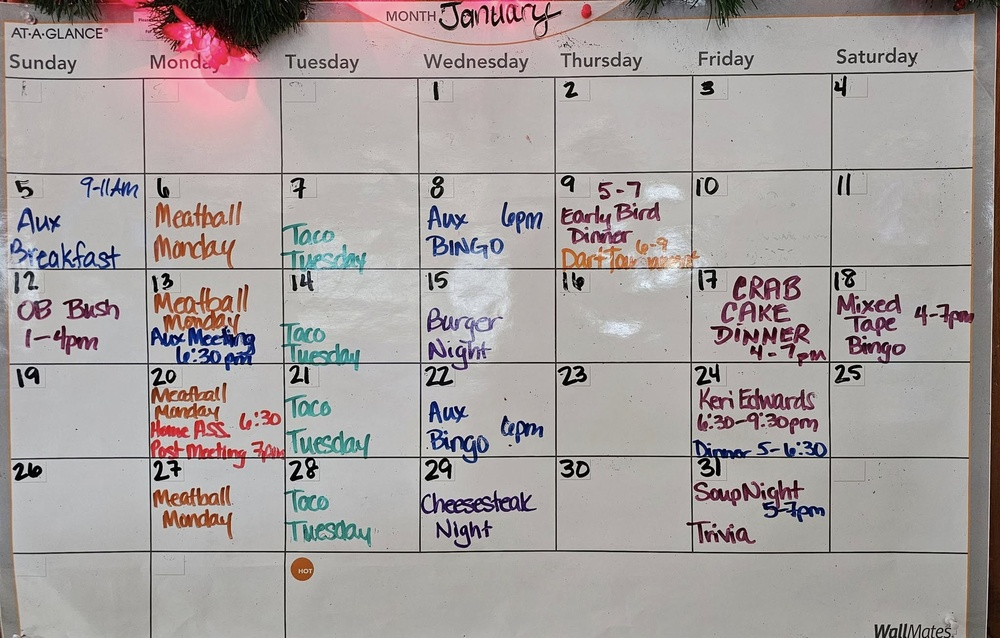
#> input picture calendar.jpg, 1000 x 638 px, shrunk from 2048 x 1306 before the run
$ python digitize-calendar-4.py
#> lines starting #> are read from the running program, lines starting #| are printed output that depends on the picture; after the words box and inside, x2 and y2 are one past the last pixel; in counts of white or black regions, pixels touching at a corner belong together
import cv2
import numpy as np
import pytesseract
import os
import json

# Path to the folder where day images are saved
days_folder = 'days'

# Clear out the 'days' folder before starting
if os.path.exists(days_folder):
    for filename in os.listdir(days_folder):
        file_path = os.path.join(days_folder, filename)
        if os.path.isfile(file_path):
            os.remove(file_path)
else:
    os.makedirs(days_folder)

# Load the image
img = cv2.imread('calendar.jpg')
#> img is the input picture: shape (638, 1000, 3); mean B, G, R 158.7, 159.8, 166.9
gray = cv2.cvtColor(img, cv2.COLOR_BGR2GRAY)
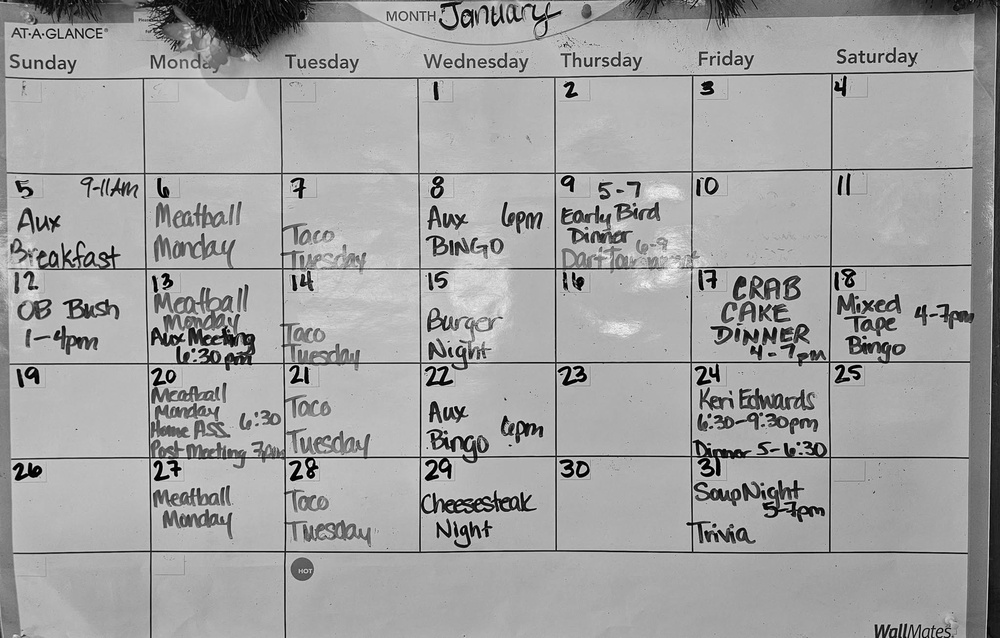
#> gray: shape (638, 1000); min 0, max 252, mean 161.8

# Threshold to get binary image
thresh = cv2.adaptiveThreshold(gray, 255,
                                cv2.ADAPTIVE_THRESH_MEAN_C,
                                cv2.THRESH_BINARY_INV, 15, 10)
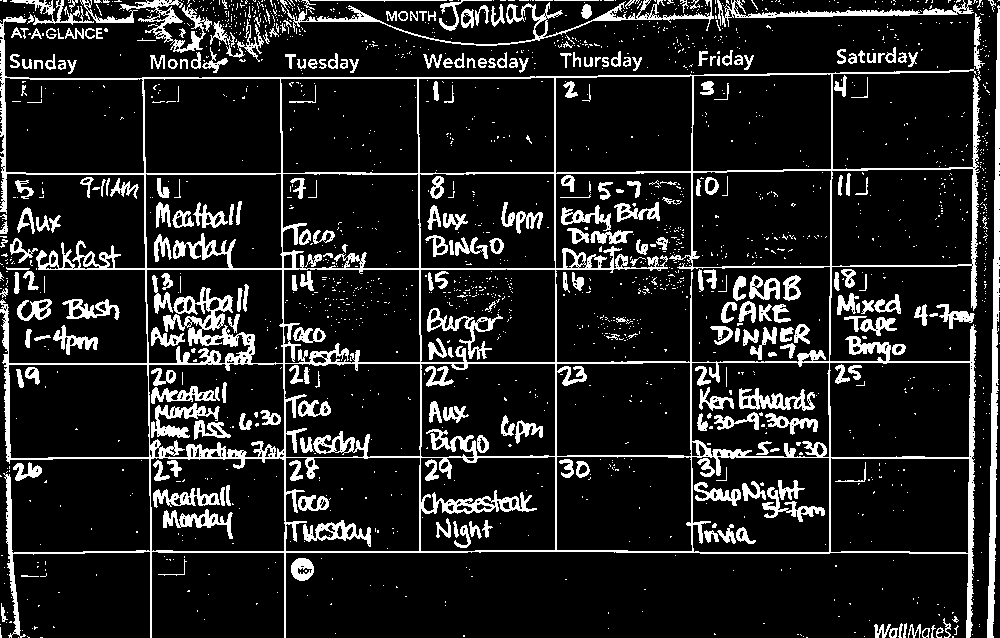
#> thresh: shape (638, 1000); 13.5% white; 1850 white regions (1555 under 20 px), largest, box (x1, y1, x2, y2) and area: (0, 16, 981, 638) 34166, (987, 5, 1000, 638) 3481, (280, 0, 714, 46) 2164

# Detect horizontal lines
horizontal_kernel = cv2.getStructuringElement(cv2.MORPH_RECT, (40, 1))
detect_horizontal = cv2.erode(thresh, horizontal_kernel, iterations=2)
#> detect_horizontal: shape (638, 1000); 1.1% white in thin lines or dots, all inside (x1, y1, x2, y2) = (42, 0, 938, 554)
horizontal_lines = cv2.dilate(detect_horizontal, horizontal_kernel, iterations=2)
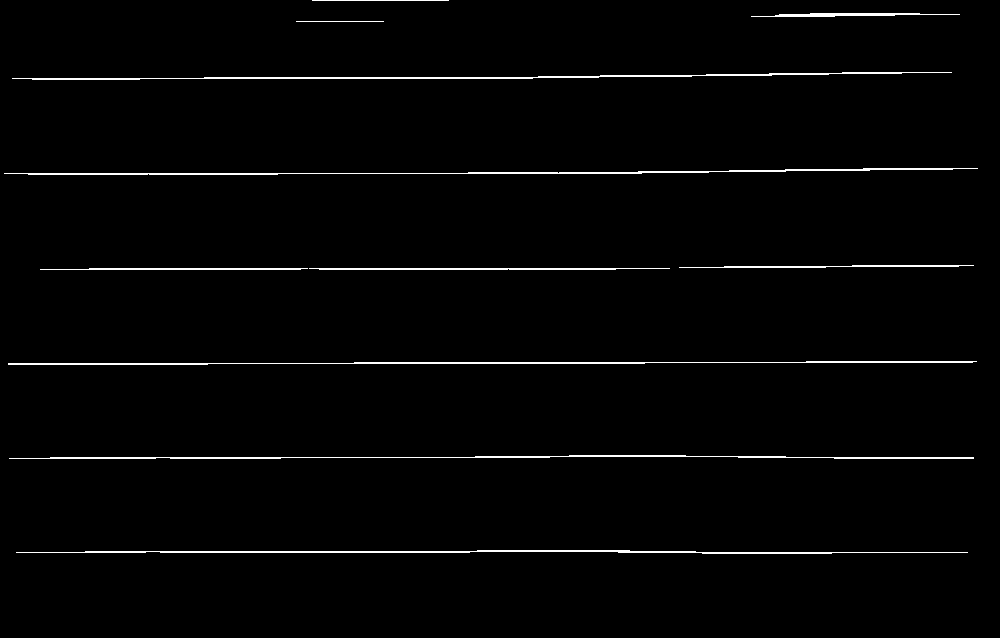
#> horizontal_lines: shape (638, 1000); 1.7% white in thin lines or dots, all inside (x1, y1, x2, y2) = (4, 0, 978, 554)

# Detect vertical lines
vertical_kernel = cv2.getStructuringElement(cv2.MORPH_RECT, (1, 40))
detect_vertical = cv2.erode(thresh, vertical_kernel, iterations=2)
#> detect_vertical: shape (638, 1000); 1% white; 24 white regions (5 under 20 px), largest, box (x1, y1, x2, y2) and area: (988, 45, 1000, 638) 2319, (967, 364, 974, 638) 698, (554, 116, 557, 514) 695
vertical_lines = cv2.dilate(detect_vertical, vertical_kernel, iterations=2)
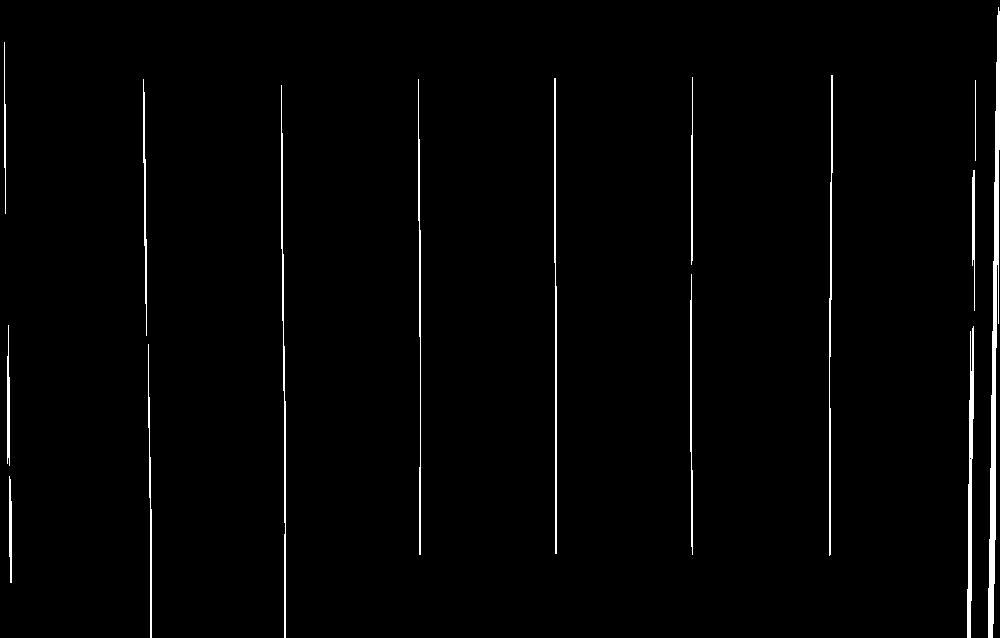
#> vertical_lines: shape (638, 1000); 1.7% white; 15 white regions, largest, box (x1, y1, x2, y2) and area: (988, 7, 1000, 638) 3055, (967, 326, 974, 638) 1201, (281, 85, 286, 638) 1007

# Combine lines
grid = cv2.addWeighted(horizontal_lines, 0.5, vertical_lines, 0.5, 0.0)
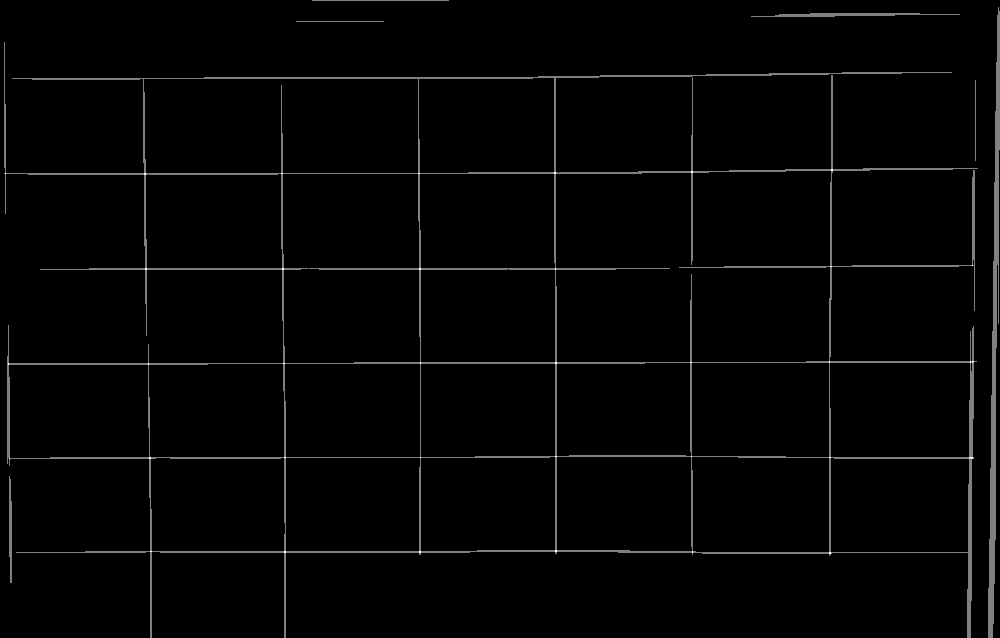
#> grid: shape (638, 1000); min 0, max 255, mean 4.3

# Find intersections
intersections = cv2.bitwise_and(horizontal_lines, vertical_lines)
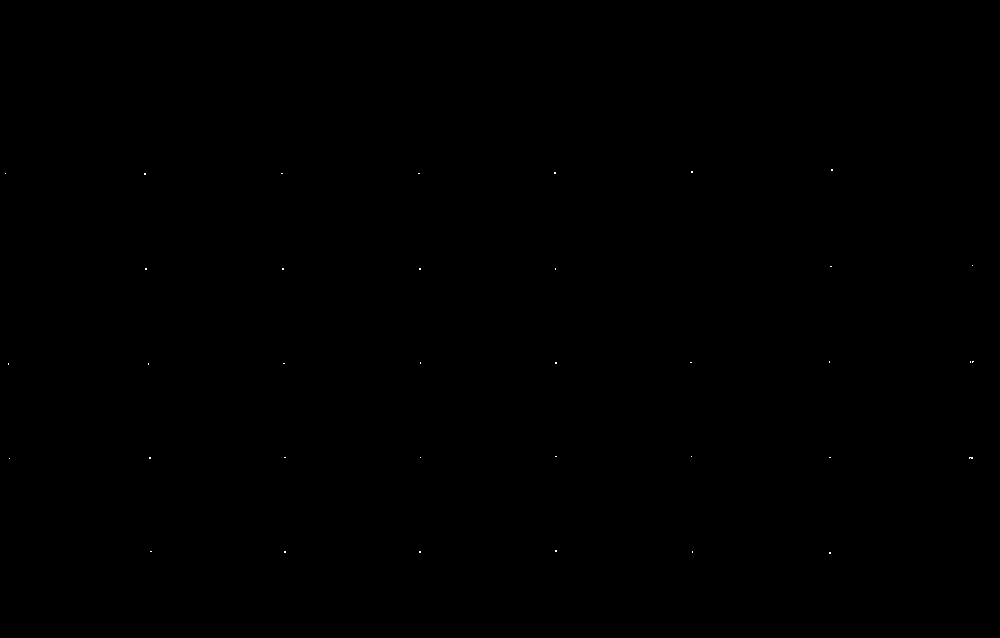
#> intersections: shape (638, 1000); 0.02% white in thin lines or dots, all inside (x1, y1, x2, y2) = (5, 169, 974, 554)

# Find intersection points
contours, _ = cv2.findContours(intersections, cv2.RETR_EXTERNAL, cv2.CHAIN_APPROX_SIMPLE)
#> contours = 36 contours, all with area under 20

# Get centers of intersection points
centers = []
for cnt in contours:
    x, y, w, h = cv2.boundingRect(cnt)
    centers.append((x + w//2, y + h//2))
#> this loop made 36 passes
#> (cnt, x, y, w, h) on passes 1, 2, 3, 4, 5, 6, 9, 11, 12, 14: ([[829, 552], [829, 553], [830, 553], [830, 552]], 829, 552, 2, 2), ([[692, 551], [692, 552]], 692, 551, 1, 2), ([[419, 551], [419, 552], [420, 552], [420, 551]], 419, 551, 2, 2), ([[284, 551], [284, 552], [285, 552], [285, 551]], 284, 551, 2, 2), ([[150, 551], [151, 551]], 150, 551, 2, 1), ([[555, 550], [555, 551], [556, 551], [556, 550]], 555, 550, 2, 2), ([[829, 457], [830, 457]], 829, 457, 2, 1), ([[284, 457], [285, 457]], 284, 457, 2, 1), ([[149, 457], [149, 458], [150, 458], [150, 457]], 149, 457, 2, 2), ([[555, 456], [556, 456]], 555, 456, 2, 1)
#> (x, y, w, h) on passes 7, 8, 10, 13, 29, 33: (9, 458, 1, 1), (969, 457, 4, 2), (420, 457, 1, 1), (691, 456, 1, 1), (972, 265, 1, 1), (5, 173, 1, 1)
#> after the loop, centers = 36 pairs, first value 5 to 973, second value 170 to 553

# Sort centers
centers = sorted(centers, key=lambda c: (c[1], c[0]))  # sort by y, then x

# Group centers by rows
tolerance = 20  # pixels
rows = []
current_row = []
for center in centers:
    if not current_row:
        current_row.append(center)
    else:
        if abs(center[1] - current_row[-1][1]) < tolerance:
            current_row.append(center)
        else:
            rows.append(current_row)
            current_row = [center]
#> this loop made 36 passes
#> current_row on passes 8, 14, 23, 31: [(972, 265)], [(691, 362)], [(556, 456)], [(151, 551)]
#> center on passes 1 to 6: (832, 170), (692, 172), (5, 173), (282, 173), (419, 173), (555, 173)
#> after the loop, rows = 4 items
if current_row:
    rows.append(current_row)

# Sort each row by x
for row in rows:
    row.sort(key=lambda c: c[0])
#> this loop made 5 passes

# Now slice each cell
calendar_data = {"days": []}
day_num = 1

# You have (n-1) cells per (n) points
for i in range(len(rows) - 1):
    min_length = min(len(rows[i]), len(rows[i+1])) - 1  # use the shorter row
    for j in range(min_length):
        x1, y1 = rows[i][j]
        x2, y2 = rows[i+1][j+1]

        # Ensure valid coordinates and slice size
        if x2 > x1 and y2 > y1:
            # Crop the cell
            cell = img[y1:y2, x1:x2]

            # Ensure the cell is not empty
            if cell.size > 0:
                # Save image
                filename = f"{days_folder}/day_{day_num:02d}.jpg"
                cv2.imwrite(filename, cell)

                # OCR the cell
#> (the run stopped early here; a loop or call above may not have finished)
